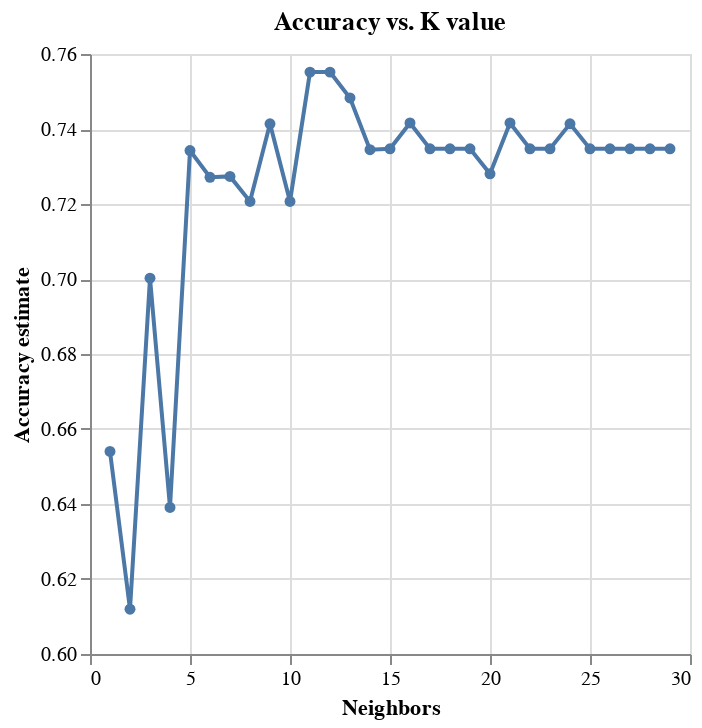

Notebook code cell kept with this figure:
### Markdown cell above
The players.csv file is comprised of 196 observations and 7 columns with the following variables:

-	experience: whether the individual was a pro, amateur, or veteran, (type = string ) 

-	subscribe: whether the individual has subscribed to the platform or not, (type = boolean)

-	hashedEmail: concealed email of the individual, (type = string) 

-	played_hours: hours reported of play time, (type = float point number)

-	name: name of the individual, (type = string) 

-	gender: gender of the individual, (type = string) 

-	age: age of the individual, (type = integer)

-	Note: Unknown columns with no data include individualId and organizationName


##### Issues/Potential Issues: 

The main issue with the dataset is it is not tidy as mentioned,  “individualId” and “organizationName” are not  respecting "each column is a single variable, and each value is a single cell." A potential issue is that the scale range for the numeric variables differs vastly which can affect how our model operates, larger scales of variables may be weighed more than others.

##### Follow Up to Issues: Values included/excluded

Untidy columns and non-numeric variables like "name" and "hashedEmai"l should also be excluded as they do not contribute to the analysis of the data. Contrarily, "age" and "hours_played" are great indentifiers for the subscription likelihood and should be included.

##### Data Collection:

The data was collected using player activity within a pseudo Minecraft sever by the Computer Science Department at UBC.

### Code cell
set_config(transform_output="pandas")
np.random.seed(1)

players_train, players_test = train_test_split(
    players, train_size=0.75, stratify=players["subscribe"]
)

players_preprocessor = make_column_transformer(
    (StandardScaler(), ["age", "played_hours"]),
)
knn = KNeighborsClassifier()
players_tune_pipe = make_pipeline(players_preprocessor, knn)
parameter_grid = {
    "kneighborsclassifier__n_neighbors": range(1, 30, 1),
}

players_tune_grid = GridSearchCV(
    estimator=players_tune_pipe,
    param_grid=parameter_grid,
    cv=5
)
players_tune_grid.fit(
    players_train[["age", "played_hours"]],
    players_train["subscribe"]
)
accuracies_grid = pd.DataFrame(players_tune_grid.cv_results_)

accuracies_grid["sem_test_score"] = accuracies_grid["std_test_score"] / 10**(1/2)
accuracies_grid = (
    accuracies_grid[[
        "param_kneighborsclassifier__n_neighbors",
        "mean_test_score",
        "sem_test_score"
    ]]
    .rename(columns={"param_kneighborsclassifier__n_neighbors": "n_neighbors"})
)
accuracy_vs_k = alt.Chart(accuracies_grid, title = "Accuracy vs. K value").mark_line(point=True).encode(
    x=alt.X("n_neighbors").title("Neighbors"),
    y=alt.Y("mean_test_score")
        .scale(zero=False)
        .title("Accuracy estimate")
)
accuracy_vs_k

### Figure 1 — Vega-Lite specification as saved in the notebook (floating-point values rounded to 4 significant figures)
{"config": {"view": {"continuousWidth": 300, "continuousHeight": 300}}, "data": {"name": "data-33eccc3b279ce1193636f8eba27fc850"}, "mark": {"type": "line", "point": true}, "encoding": {"x": {"field": "n_neighbors", "title": "Neighbors", "type": "quantitative"}, "y": {"field": "mean_test_score", "scale": {"zero": false}, "title": "Accuracy estimate", "type": "quantitative"}}, "title": "Accuracy vs. K value", "$schema": "https://vega.github.io/schema/vega-lite/v5.20.1.json", "datasets": {"data-33eccc3b279ce1193636f8eba27fc850": [{"n_neighbors": 1, "mean_test_score": 0.654, "sem_test_score": 0.03144}, {"n_neighbors": 2, "mean_test_score": 0.612, "sem_test_score": 0.01787}, {"n_neighbors": 3, "mean_test_score": 0.7002, "sem_test_score": 0.02211}, {"n_neighbors": 4, "mean_test_score": 0.6391, "sem_test_score": 0.01512}, {"n_neighbors": 5, "mean_test_score": 0.7343, "sem_test_score": 0.01502}, {"n_neighbors": 6, "mean_test_score": 0.7271, "sem_test_score": 0.01893}, {"n_neighbors": 7, "mean_test_score": 0.7274, "sem_test_score": 0.01608}, {"n_neighbors": 8, "mean_test_score": 0.7207, "sem_test_score": 0.01148}, {"n_neighbors": 9, "mean_test_score": 0.7414, "sem_test_score": 0.008915}, {"n_neighbors": 10, "mean_test_score": 0.7207, "sem_test_score": 0.01148}, {"n_neighbors": 11, "mean_test_score": 0.7552, "sem_test_score": 0.007775}, {"n_neighbors": 12, "mean_test_score": 0.7552, "sem_test_score": 0.007775}, {"n_neighbors": 13, "mean_test_score": 0.7483, "sem_test_score": 0.008644}, {"n_neighbors": 14, "mean_test_score": 0.7345, "sem_test_score": 0.008644}, {"n_neighbors": 15, "mean_test_score": 0.7347, "sem_test_score": 0.003998}, {"n_neighbors": 16, "mean_test_score": 0.7416, "sem_test_score": 0.004519}, {"n_neighbors": 17, "mean_test_score": 0.7347, "sem_test_score": 0.003998}, {"n_neighbors": 18, "mean_test_score": 0.7347, "sem_test_score": 0.003998}, {"n_neighbors": 19, "mean_test_score": 0.7347, "sem_test_score": 0.003998}, {"n_neighbors": 20, "mean_test_score": 0.728, "sem_test_score": 0.005966}, {"n_neighbors": 21, "mean_test_score": 0.7416, "sem_test_score": 0.008245}, {"n_neighbors": 22, "mean_test_score": 0.7347, "sem_test_score": 0.003998}, {"n_neighbors": 23, "mean_test_score": 0.7347, "sem_test_score": 0.003998}, {"n_neighbors": 24, "mean_test_score": 0.7414, "sem_test_score": 0.00565}, {"n_neighbors": 25, "mean_test_score": 0.7347, "sem_test_score": 0.003998}, {"n_neighbors": 26, "mean_test_score": 0.7347, "sem_test_score": 0.003998}, {"n_neighbors": 27, "mean_test_score": 0.7347, "sem_test_score": 0.003998}, {"n_neighbors": 28, "mean_test_score": 0.7347, "sem_test_score": 0.003998}, {"n_neighbors": 29, "mean_test_score": 0.7347, "sem_test_score": 0.003998}]}}
